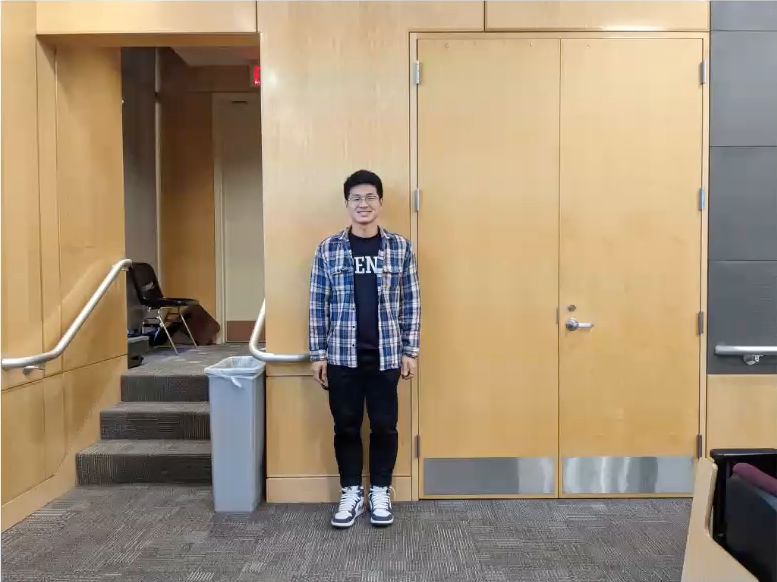
#> input picture Images/group_1.jpg, 777 x 582 px
$ jupyter execute --allow-errors Draft_Bill.ipynb
#> lines starting #> are read from the running program, lines starting #| are printed output that depends on the picture; after the words box and inside, x2 and y2 are one past the last pixel; in counts of white or black regions, pixels touching at a corner belong together
[cell 1]
import cv2
import utils
import numpy as np
import matplotlib.pyplot as plt
from PIL import Image
# import

[cell 2]
img_path = 'Images'
img_name = 'group'
img_suffix = '.jpg'
# img1 = np.array(Image.open(img_path + '/' + img_name + '_1' + img_suffix).convert('RGB'), 'f') / 255
# img2 = np.array(Image.open(img_path + '/' + img_name + '_2' + img_suffix).convert('RGB'), 'f') / 255
img1 = cv2.imread(img_path + '/' + img_name + '_1' + img_suffix)
#> img1 is the input picture: shape (582, 777, 3); mean B, G, R 118.8, 144, 162.8
img2 = cv2.imread(img_path + '/' + img_name + '_2' + img_suffix)
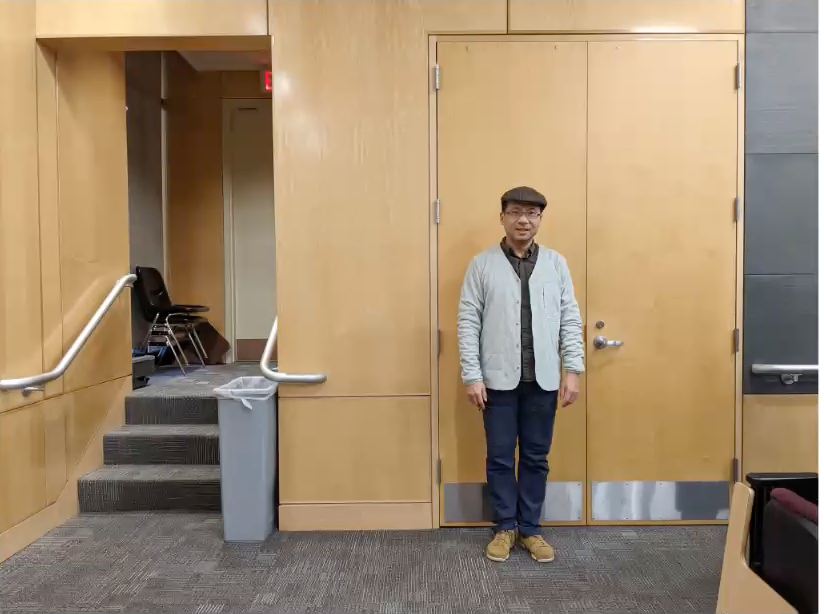
#> input picture Images/group_2.jpg, 824 x 614 px
#> img2 is the input picture: shape (614, 824, 3); mean B, G, R 111.3, 138.4, 159.9
# [4 lines of commented-out code are left out]

[cell 3]
# cv2.imshow('img1', img1)
# cv2.waitKey(0)
# cv2.destroyAllWindows()

[cell 4]
img1 = cv2.cvtColor(img1, cv2.COLOR_BGR2RGB)
img2 = cv2.cvtColor(img2, cv2.COLOR_BGR2RGB)

[cell 5]
plt.imshow(img1)

[cell 6]
img_gray1 = cv2.cvtColor(img1, cv2.COLOR_RGB2GRAY)
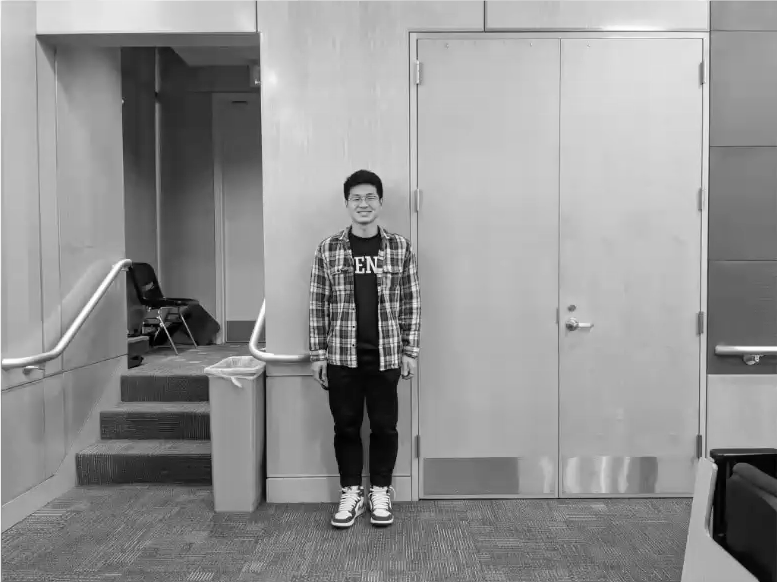
#> img_gray1: shape (582, 777); min 0, max 255, mean 146.7
img_gray2 = cv2.cvtColor(img2, cv2.COLOR_RGB2GRAY)
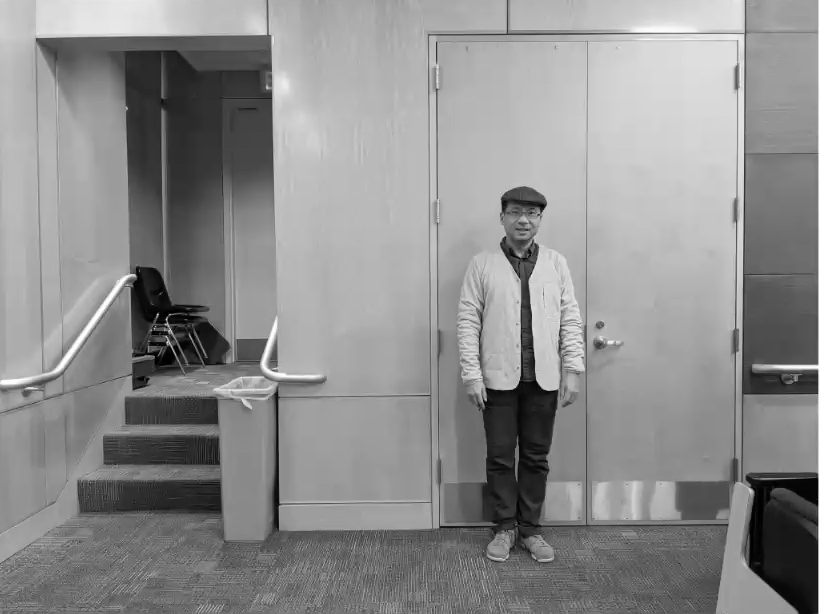
#> img_gray2: shape (614, 824); min 0, max 255, mean 141.8
#> (the rest of this cell did not finish here and is left out)

[cell 7]
MIN_MATCH_COUNT = 10
img_gray1 = cv2.cvtColor(img1, cv2.COLOR_RGB2GRAY)
img_gray2 = cv2.cvtColor(img2, cv2.COLOR_RGB2GRAY)
# Initiate SIFT detector
sift = cv2.SIFT_create()
# find the keypoints and descriptors with SIFT
kp1, des1 = sift.detectAndCompute(img_gray1,None)
#> kp1 = 894 keypoints; strongest (x, y, size): (368, 271, 2.5), (357, 271, 2.6), (375, 258, 2.2), (360, 269, 2.2)
kp2, des2 = sift.detectAndCompute(img_gray2,None)
#> kp2 = 673 keypoints; strongest (x, y, size): (191, 118, 104.7), (134, 275, 2.7), (542, 206, 5.4), (815, 500, 6)
FLANN_INDEX_KDTREE = 1
index_params = dict(algorithm = FLANN_INDEX_KDTREE, trees = 5)
search_params = dict(checks = 50)
flann = cv2.FlannBasedMatcher(index_params, search_params)
matches = flann.knnMatch(des1,des2,k=2)
#> matches = 894 matches
# store all the good matches as per Lowe's ratio test.
good = []
for m,n in matches:
    if m.distance < 0.7*n.distance:
        good.append(m)
#> after the loop, good = 138 matches

if len(good)>MIN_MATCH_COUNT:
    src_pts = np.float32([ kp1[m.queryIdx].pt for m in good ]).reshape(-1,1,2)
#> src_pts = 138 rows, first 8: [20.79, 369.6], [24.41, 368.7], [26.91, 372], [26.91, 372], [37.34, 373.6], [38.08, 44.08], [40.43, 37.46], [40.7, 362]
    dst_pts = np.float32([ kp2[m.trainIdx].pt for m in good ]).reshape(-1,1,2)
#> dst_pts = 138 rows, first 8: [19.53, 391.2], [23.97, 390.2], [26.02, 393.4], [26.02, 393.4], [37.07, 395.3], [38.34, 48.21], [38.35, 40.27], [40.95, 382.9]
    M, mask = cv2.findHomography(src_pts, dst_pts, cv2.RANSAC,5.0)
#> M = [[1.05, 0.00105, -2.45], [-0.00138, 1.05, 1.38], [1.29e-06, -2.89e-06, 1]]; mask = 138 values, max 1 at index 0, min 0 at index 8, mean 0.855
    matchesMask = mask.ravel().tolist()
#> matchesMask has the same summary as mask
    h,w = img_gray1.shape
#> h = 582; w = 777
    pts = np.float32([ [0,0],[0,h-1],[w-1,h-1],[w-1,0] ]).reshape(-1,1,2)
#> pts = [[0, 0], [0, 581], [776, 581], [776, 0]]
    dst = cv2.perspectiveTransform(pts,M)
#> dst = [[-2.45, 1.38], [-1.85, 614.1], [816.1, 612.4], [814.1, 0.316]]
    img_gray2 = cv2.polylines(img_gray2,[np.int32(dst)],True,255,3, cv2.LINE_AA)
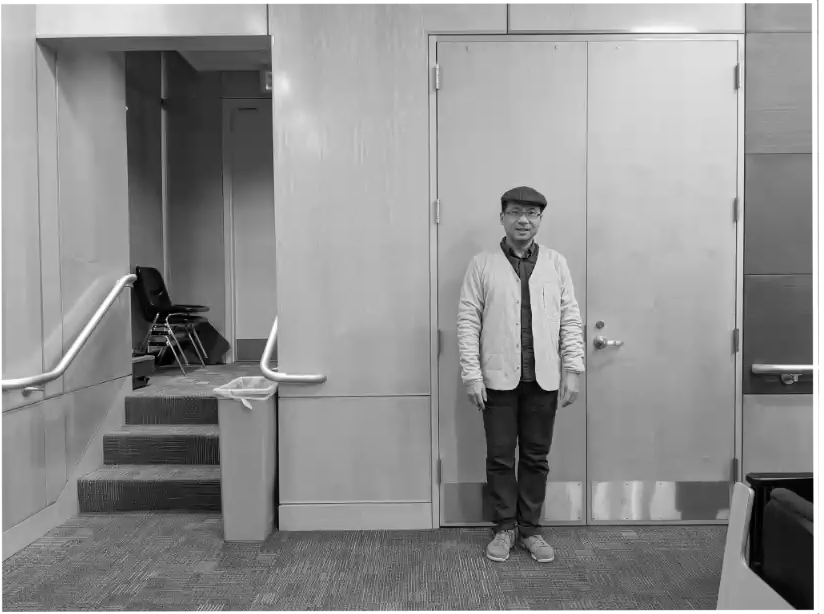
#> img_gray2: shape (614, 824); 2.48% of pixels changed, all inside (x1, y1, x2, y2) = (0, 0, 820, 614)
else:
    print( "Not enough matches are found - {}/{}".format(len(good), MIN_MATCH_COUNT) )
    matchesMask = None

# [6 lines of commented-out code are left out]

[cell 8]
plt.imshow(cv2.polylines(img2,[np.int32(dst)],True,255,3, cv2.LINE_AA))
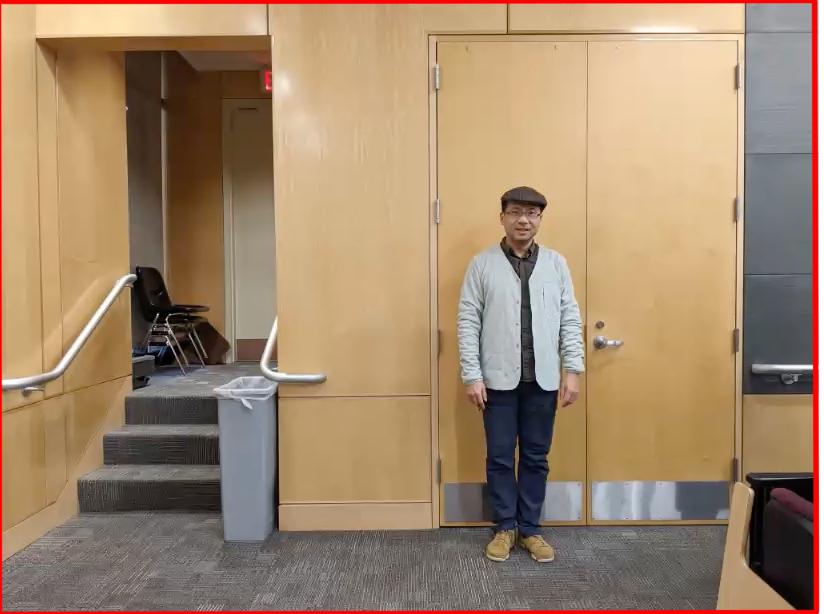
#> img2: shape (614, 824, 3); mean R, G, B 161.9, 135.7, 108.9

[cell 9]
new1 = cv2.warpPerspective(img1, M, (img1.shape[1], img1.shape[0]))
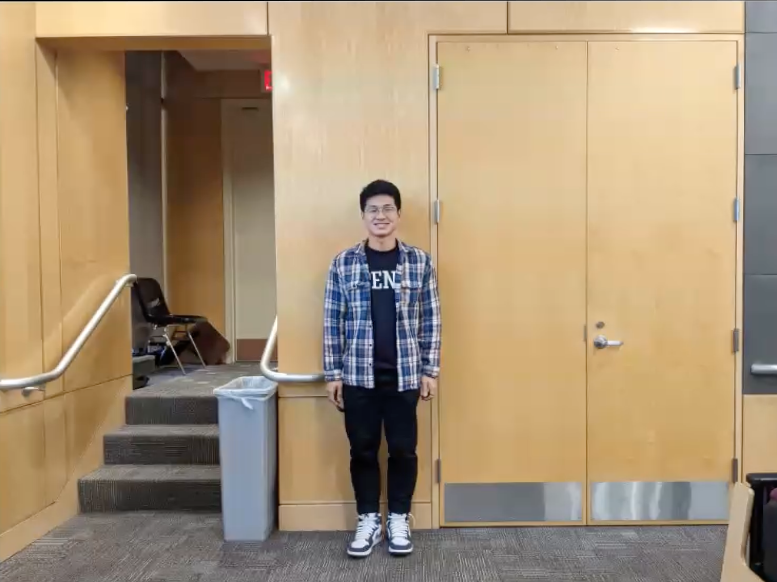
#> new1: shape (582, 777, 3); mean R, G, B 167.1, 146.5, 118.9
plt.imshow(new1)

[cell 10]
plt.imshow(img1)

[cell 11]
sum(mask)
#> Out = [118]

[cell 12]
# Reading the Image
image = cv2.imread('Images/group_1.jpg')

# initialize the HOG descriptor
hog = cv2.HOGDescriptor()
hog.setSVMDetector(cv2.HOGDescriptor_getDefaultPeopleDetector())

# detect humans in input image
(humans, _) = hog.detectMultiScale(image, winStride=(10, 10),
                                   padding=(32, 32), scale=1.1)
#> humans = [[265, 134, 228, 448]]

# Initialize an empty list to store bounding box coordinates
bounding_boxes = []

# loop over all detected humans
for (x, y, w, h) in humans:
    pad_w, pad_h = int(0.15 * w), int(0.01 * h)
    # Store the bounding box coordinates
    bounding_box = (x + pad_w, y + pad_h, x + w - pad_w, y + h - pad_h)
    bounding_boxes.append(bounding_box)
    cv2.rectangle(image, (bounding_box[0], bounding_box[1]), (bounding_box[2], bounding_box[3]), (0, 255, 0), 2)
#> this loop made 1 pass
#> (x, y, w, h, pad_w, pad_h, bounding_box) on pass 1: (265, 134, 228, 448, 34, 4, (299, 138, 459, 578))
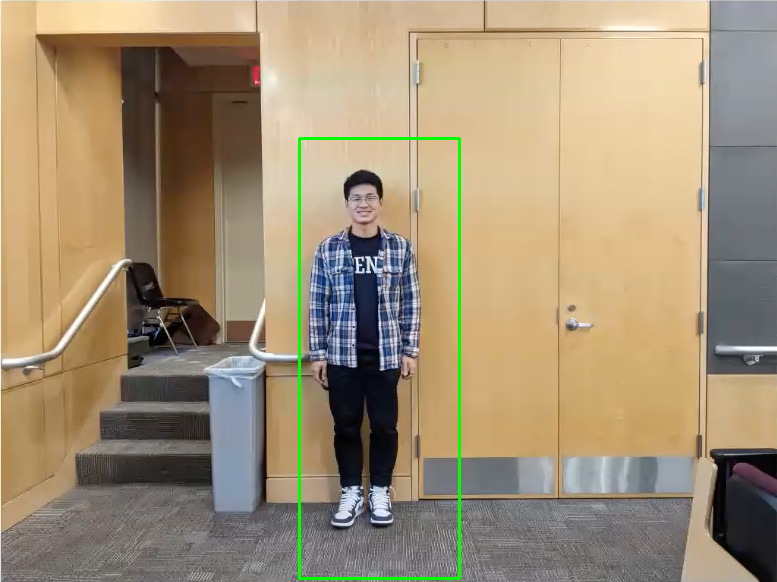
#> image: shape (582, 777, 3); 0.8% of pixels changed, all inside (x1, y1, x2, y2) = (298, 137, 461, 580)
#> after the loop, bounding_boxes = [(299, 138, 459, 578)]

# Print the bounding boxes
print("Bounding boxes:", bounding_boxes)
#| Bounding boxes: [(299, 138, 459, 578)]
